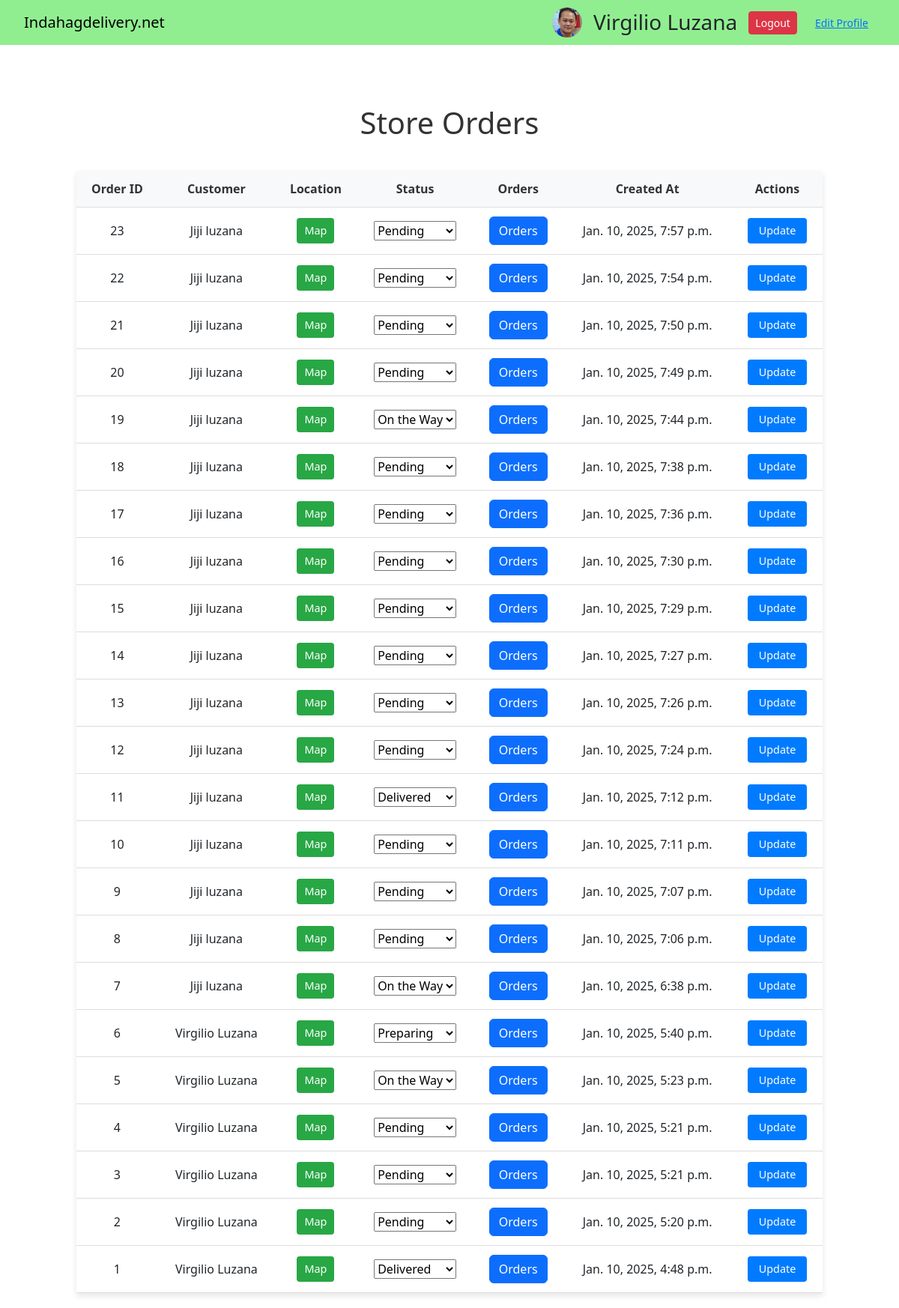
/dashboard_store/ (signed in), run on the app's committed database.
### store/models.py (models this page shows, shortened)
class CustomerProfile(models.Model):
    name = models.CharField(max_length=100)
    facebook_page = models.URLField(null=True, blank=True)
    phone_number = models.CharField(max_length=20, null=True, blank=True)
    barangay = models.CharField(max_length=100, null=True, blank=True)
    address_line = models.CharField(max_length=255, null=True, blank=True)
    location = models.CharField(max_length=100)
    profile_picture = models.ImageField(upload_to='customers/')
    username = models.OneToOneField(User, on_delete=models.CASCADE, related_name='customer', null=True, blank=True)  # link to User

class Order(models.Model):
    store = models.ForeignKey(Store, on_delete=models.CASCADE, related_name='orders')
    customer = models.ForeignKey(User, on_delete=models.CASCADE, related_name='orders')
    total_price = models.DecimalField(max_digits=10, decimal_places=2)
    status = models.CharField(
        max_length=20,
        choices=[
            ('Pending', 'Pending'),
            ('Preparing', 'Preparing'),
            ('On the Way', 'On the Way'),
            ('Delivered', 'Delivered')
        ],
        default='Pending'
    )
    created_at = models.DateTimeField(auto_now_add=True)

### store/views.py (the view)
# urls.py: path('dashboard_store/', views.store_dashboard, name='store_dashboard'),
@login_required
def store_dashboard(request):
    if not request.user.is_staff:  # Ensure only the store owner can access
        return redirect('store_list')
    customer_profiles = CustomerProfile.objects.all()
    orders = Order.objects.filter(store__owner=request.user).order_by('-created_at')
    orders_with_location = []
    for order in orders:
        customer_profile = customer_profiles.get(username=order.customer)
        order.customer_location = customer_profile.location if customer_profile else "Location not available"
        order.customer_name = customer_profile.name
        orders_with_location.append(order)
    return render(request, 'store/store_dashboard.html', {
        'orders': orders_with_location,
    })

### store/templates/store/store_dashboard.html (shortened to what this page needs)
{% extends 'store/base.html' %}
{% block content %}
<h2 class="orders-title">Store Orders</h2>
<div class="orders-table-container">
    <table class="orders-table">
        <thead>
            <tr>
                <th>Order ID</th>
                <th>Customer</th>
                <th>Location</th>
                <th>Status</th>
                <th>Orders</th>
                <th>Created At</th>
                <th>Actions</th>
            </tr>
        </thead>
        <tbody>
            {% for order in orders %}
                <tr class="order-row">
                    <td>{{ order.id }}</td>
                    <td>{{ order.customer_name }}</td>
                    <td>
                        <button class="map-btn" onclick="openGoogleMaps('{{ order.customer_location }}')">Map</button>
                    </td>
                    <td>
                        <select id="status-{{ order.id }}">
                            <option value="Pending" {% if order.status == 'Pending' %}selected{% endif %}>Pending</option>
                            <option value="Preparing" {% if order.status == 'Preparing' %}selected{% endif %}>Preparing</option>
                            <option value="On the Way" {% if order.status == 'On the Way' %}selected{% endif %}>On the Way</option>
                            <option value="Delivered" {% if order.status == 'Delivered' %}selected{% endif %}>Delivered</option>
                        </select>
                    </td>
                    <td>
                        <a href="/order/{{ order.id }}/items" class="btn btn-primary">Orders</a>
                    </td>
                    <td>{{ order.created_at }}</td>
                    <td>
                        <button class="update-btn" onclick="updateOrderStatus({{ order.id }})">Update</button>
                    </td>
                </tr>
            {% endfor %}
        </tbody>
    </table>
</div>
{% endblock %}

### store/templates/store/base.html (shortened to what this page needs)
<!DOCTYPE html>
<html lang="en">
<head>
    <link href="https://cdn.jsdelivr.net/npm/bootstrap@5.3.0-alpha3/dist/css/bootstrap.min.css" rel="stylesheet">
</head>
<body>
    <nav class="navbar navbar-expand-lg navbar-light">
        <div class="container-fluid">
            <a class="navbar-brand" href="{% url 'store_list' %}">Indahagdelivery.net</a>
            <div class="collapse navbar-collapse" id="navbarNav">
                <ul class="navbar-nav ms-auto">
                    <li class="nav-item">
                        <img src="{{ user.customer.profile_picture.url }}" alt="Profile Picture" class="profile-picture">
                    </li>
                    <li class="nav-item">
                        <h3 class="mb-0">{{ user.customer.name }}</h3>
                    </li>
                    <li class="nav-item">
                        <form action="{% url 'logout' %}" method="POST">
                            <button type="submit" class="btn btn-danger btn-sm">Logout</button>
                        </form>
                    </li>
                    <li class="nav-item">
                        <a href="{% url 'edit_profile' %}" class="btn btn-link btn-sm">Edit Profile</a>
                    </li>
                </ul>
            </div>
        </div>
    </nav>
    <div class="responsive-container">
        {% block content %}
        {% endblock %}
    </div>
</body>
</html>

### store/templates/store/base.html (style rules this page uses)
.navbar { position: fixed; top: 0; left: 0; right: 0; width: 100%; background-color:lightgreen; padding: 10px 20px; z-index: 1000; }
body { margin-top: 60px; }
.profile-picture { width: 40px; height: 40px; border-radius: 50%; object-fit: cover; }
.navbar-nav { display: flex; align-items: center; gap: 15px; }
.navbar-nav .nav-item { display: flex; align-items: center; }
.responsive-container { width: 96vw; margin: 0 2%; padding-top: 80px; }

### store/templates/store/store_dashboard.html (style rules this page uses)
.orders-title { font-size: 2.5rem; color: #333; text-align: center; margin-bottom: 20px; }
.orders-table-container { width: 90%; max-width: 1200px; margin: 0 auto; padding: 20px; }
.orders-table { width: 100%; border-collapse: collapse; background-color: #fff; box-shadow: 0 4px 8px rgba(0, 0, 0, 0.1); }
.orders-table th, .orders-table td { padding: 12px 15px; text-align: center; font-size: 1rem; border-bottom: 1px solid #ddd; }
.orders-table th { background-color: #f8f9fa; color: #333; }
.update-btn { padding: 6px 15px; background-color: #007bff; color: white; border: none; cursor: pointer; border-radius: 4px; font-size: 0.9rem; }
.map-btn { padding: 6px 10px; background-color: #28a745; color: white; border: none; cursor: pointer; border-radius: 4px; font-size: 0.9rem; }

### data on the page
Order: id "23", customer_name "Jiji luzana", status+id "Pending", created_at "Jan. 10, 2025, 7:57 p.m."
Order: id "22", customer_name "Jiji luzana", status+id "Pending", created_at "Jan. 10, 2025, 7:54 p.m."
Order: id "21", customer_name "Jiji luzana", status+id "Pending", created_at "Jan. 10, 2025, 7:50 p.m."
Order: id "20", customer_name "Jiji luzana", status+id "Pending", created_at "Jan. 10, 2025, 7:49 p.m."
Order: id "19", customer_name "Jiji luzana", status+id "On the Way", created_at "Jan. 10, 2025, 7:44 p.m."
Order: id "18", customer_name "Jiji luzana", status+id "Pending", created_at "Jan. 10, 2025, 7:38 p.m."
Order: id "17", customer_name "Jiji luzana", status+id "Pending", created_at "Jan. 10, 2025, 7:36 p.m."
Order: id "16", customer_name "Jiji luzana", status+id "Pending", created_at "Jan. 10, 2025, 7:30 p.m."
Order: id "15", customer_name "Jiji luzana", status+id "Pending", created_at "Jan. 10, 2025, 7:29 p.m."
Order: id "14", customer_name "Jiji luzana", status+id "Pending", created_at "Jan. 10, 2025, 7:27 p.m."
Order: id "13", customer_name "Jiji luzana", status+id "Pending", created_at "Jan. 10, 2025, 7:26 p.m."
Order: id "12", customer_name "Jiji luzana", status+id "Pending", created_at "Jan. 10, 2025, 7:24 p.m."
Order: id "11", customer_name "Jiji luzana", status+id "Delivered", created_at "Jan. 10, 2025, 7:12 p.m."
Order: id "10", customer_name "Jiji luzana", status+id "Pending", created_at "Jan. 10, 2025, 7:11 p.m."
Order: id "9", customer_name "Jiji luzana", status+id "Pending", created_at "Jan. 10, 2025, 7:07 p.m."
Order: id "8", customer_name "Jiji luzana", status+id "Pending", created_at "Jan. 10, 2025, 7:06 p.m."
Order: id "7", customer_name "Jiji luzana", status+id "On the Way", created_at "Jan. 10, 2025, 6:38 p.m."
Order: id "6", customer_name "Virgilio Luzana", status+id "Preparing", created_at "Jan. 10, 2025, 5:40 p.m."
Order: id "5", customer_name "Virgilio Luzana", status+id "On the Way", created_at "Jan. 10, 2025, 5:23 p.m."
Order: id "4", customer_name "Virgilio Luzana", status+id "Pending", created_at "Jan. 10, 2025, 5:21 p.m."
Order: id "3", customer_name "Virgilio Luzana", status+id "Pending", created_at "Jan. 10, 2025, 5:21 p.m."
Order: id "2", customer_name "Virgilio Luzana", status+id "Pending", created_at "Jan. 10, 2025, 5:20 p.m."
Order: id "1", customer_name "Virgilio Luzana", status+id "Delivered", created_at "Jan. 10, 2025, 4:48 p.m."

### other printed values
{{ user.customer.name }} "Virgilio Luzana"
